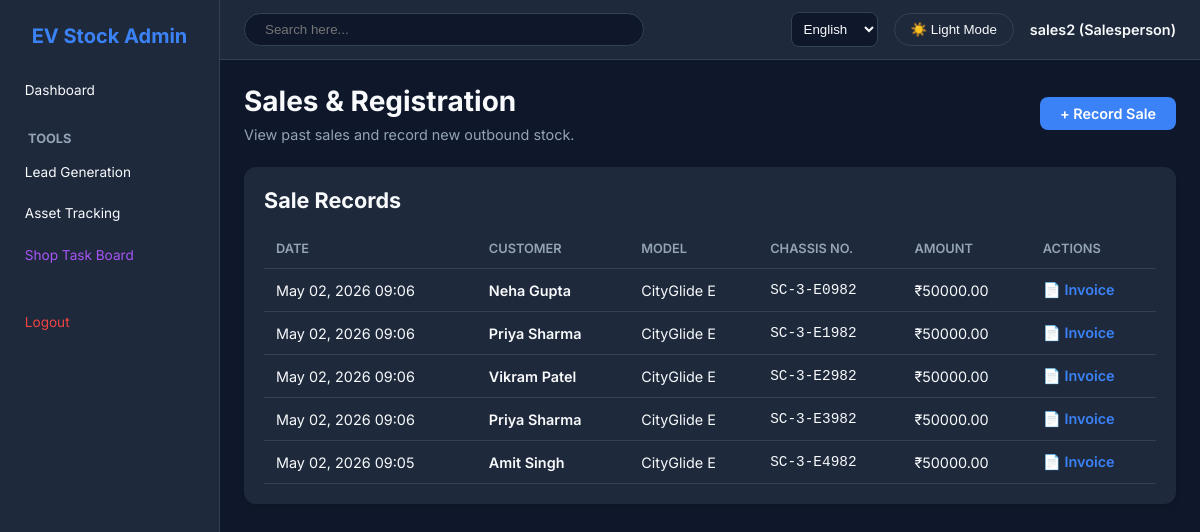
The app's page /sales/ (signed in) with its own data.
### core/models.py (models this page shows, shortened)
class User(AbstractUser):
    ROLE_CHOICES = (
        ('ADMIN', 'Admin'),
        ('SALES', 'Salesperson'),
        ('CUSTOMER', 'Customer'),
    )
    role = models.CharField(max_length=10, choices=ROLE_CHOICES, default='SALES')
    phone_number = models.CharField(max_length=20, blank=True, null=True)
    aadhar_number = models.CharField(max_length=20, blank=True, null=True)
    pan_number = models.CharField(max_length=20, blank=True, null=True)
    aadhar_front_photo = models.ImageField(upload_to='customers/aadhar/', blank=True, null=True)
    aadhar_back_photo = models.ImageField(upload_to='customers/aadhar/', blank=True, null=True)
    pan_photo = models.ImageField(upload_to='customers/pan/', blank=True, null=True)
    misc = models.JSONField(default=dict, blank=True, null=True)

### sales/models.py (models this page shows, shortened)
class SaleRecord(models.Model):
    scooter_model = models.ForeignKey(ScooterModel, on_delete=models.PROTECT)
    chassis_number = models.ForeignKey(StockItem, on_delete=models.PROTECT, related_name='sale_as_scooter', limit_choices_to={'item_type': 'SCOOTER'})
    motor_number = models.CharField(max_length=100) # Often motor number is tracked alongside chassis
    charger = models.ForeignKey(StockItem, on_delete=models.PROTECT, related_name='sale_as_charger', limit_choices_to={'item_type': 'CHARGER'})
    customer = models.ForeignKey('core.User', on_delete=models.SET_NULL, null=True, blank=True, related_name='sales')
    sale_date = models.DateTimeField(auto_now_add=True)
    financer = models.CharField(max_length=100, blank=True, null=True)
    gst_number = models.CharField(max_length=50, blank=True, null=True)
    taxable_amount = models.DecimalField(max_digits=12, decimal_places=2)
    total_amount = models.DecimalField(max_digits=12, decimal_places=2)
    misc = models.JSONField(default=dict, blank=True, null=True)

### inventory/models.py (models this page shows, shortened)
class ScooterModel(models.Model):
    name = models.CharField(max_length=100)
    range_km = models.IntegerField()
    watts = models.IntegerField()
    charging_time = models.FloatField()
    last_price = models.DecimalField(max_digits=10, decimal_places=2)
    battery_lithium_60w_range = models.IntegerField(null=True, blank=True, help_text="Range with 60W Lithium Battery")
    battery_lithium_72w_range = models.IntegerField(null=True, blank=True, help_text="Range with 72W Lithium Battery")
    battery_lead_60w_range = models.IntegerField(null=True, blank=True, help_text="Range with 60W Lead Battery")
    battery_lead_72w_range = models.IntegerField(null=True, blank=True, help_text="Range with 72W Lead Battery")
    misc = models.JSONField(default=dict, blank=True, null=True)

class StockItem(models.Model):
    TYPE_CHOICES = (
        ('SCOOTER', 'Electric Scooter'),
        ('BATTERY', 'Battery'),
        ('CHARGER', 'Battery Charger'),
        ('SPARE', 'Spare Part'),
    )
    STATUS_CHOICES = (
        ('AVAILABLE', 'Available'),
        ('SOLD', 'Sold'),
        ('DEFECTIVE', 'Defective'),
    )
    BATTERY_TYPE_CHOICES = (
        ('LITHIUM', 'Lithium Battery'),
        ('LEAD', 'Lead Battery'),
    )
    WATTAGE_CHOICES = (
        ('60W', '60 Watt'),
        ('72W', '72 Watt'),
    )
    item_type = models.CharField(max_length=20, choices=TYPE_CHOICES)
    scooter_model = models.ForeignKey(ScooterModel, on_delete=models.SET_NULL, null=True, blank=True)
    name = models.CharField(max_length=100) # Could be spare part name
    serial_number = models.CharField(max_length=100, unique=True)
    status = models.CharField(max_length=20, choices=STATUS_CHOICES, default='AVAILABLE')
    purchase_date = models.DateField(auto_now_add=True)
    supplier_details = models.TextField(blank=True, null=True)
    battery_type = models.CharField(max_length=20, choices=BATTERY_TYPE_CHOICES, null=True, blank=True)
    wattage = models.CharField(max_length=20, choices=WATTAGE_CHOICES, null=True, blank=True)
    misc = models.JSONField(default=dict, blank=True, null=True)

### sales/views.py (the view)
# urls.py: path('', views.sales_list, name='sales_list'),
@login_required
def sales_list(request):
    sales = SaleRecord.objects.all().order_by('-sale_date')
    return render(request, 'sales/list.html', {'sales': sales})

### templates/sales/list.html (shortened to what this page needs)
{% extends 'base.html' %}
{% block content %}
<div class="header">
    <div>
        <h1>Sales & Registration</h1>
        <p style="color: var(--text-muted); margin-top: 0.5rem;">View past sales and record new outbound stock.</p>
    </div>
    <a href="{% url 'add_sale' %}" class="btn">+ Record Sale</a>
</div>
<div class="card">
    <div class="header" style="margin-bottom: 1rem;">
        <h2>Sale Records</h2>
    </div>
    <table>
        <thead>
            <tr>
                <th>Date</th>
                <th>Customer</th>
                <th>Model</th>
                <th>Chassis No.</th>
                <th>Amount</th>
                <th>Actions</th>
            </tr>
        </thead>
        <tbody>
            {% for sale in sales %}
            <tr>
                <td>{{ sale.sale_date|date:"M d, Y H:i" }}</td>
                <td style="font-weight: 600;">{{ sale.customer.get_full_name }}</td>
                <td>{{ sale.scooter_model.name }}</td>
                <td style="font-family: monospace;">{{ sale.chassis_number.serial_number }}</td>
                <td>₹{{ sale.total_amount }}</td>
                <td><a href="{% url 'invoice_view' sale.id %}" target="_blank" style="color: var(--primary); text-decoration: none; font-weight: 600;">📄 Invoice</a></td>
            </tr>
            {% empty %}
            <tr>
                <td colspan="6" style="text-align: center; padding: 2rem; color: var(--text-muted)">
                    No sales recorded yet.
                </td>
            </tr>
            {% endfor %}
        </tbody>
    </table>
</div>
{% endblock %}

### templates/base.html (shortened to what this page needs)
{% load i18n %}
<!DOCTYPE html>
<html lang="en" data-theme="dark">
<head>
</head>
<body>
    {% if request.user.is_authenticated %}
    <div class="sidebar">
        <h2>EV Stock Admin</h2>
        <a href="{% url 'dashboard' %}">{% trans "Dashboard" %}</a>
        <h4 style="margin: 1.5rem 0 0.5rem 1rem; color: var(--text-muted); font-size: 0.8rem; text-transform: uppercase;">{% trans "Tools" %}</h4>
        <a href="{% url 'leads_list' %}">{% trans "Lead Generation" %}</a>
        <a href="{% url 'search_asset' %}">{% trans "Asset Tracking" %}</a>
        <a href="{% url 'board_view' %}" style="color: #a855f7;">{% trans "Shop Task Board" %}</a>
        <div style="margin-top: 2rem">
            <a href="{% url 'logout' %}" style="color: var(--danger)">{% trans "Logout" %}</a>
        </div>
    </div>
    {% endif %}
    <div class="main-content">
        <div class="top-navbar">
            <form action="{% url 'global_search' %}" method="get" style="flex: 1; display: flex; max-width: 400px; margin-right: auto;">
                <input type="text" name="q" placeholder="Search here..." required style="width: 100%; padding: 0.5rem 1.25rem; border-radius: 20px; border: 1px solid var(--border-color); background: var(--bg-color); color: var(--text-color);">
            </form>
            <form action="{% url 'set_language' %}" method="post">{% csrf_token %}
                <select name="language" onchange="this.form.submit()" class="language-dropdown">
                    {% get_current_language as LANGUAGE_CODE %}
                    {% get_available_languages as LANGUAGES %}
                    {% for lang in LANGUAGES %}
                        <option value="{{ lang.0 }}" {% if lang.0 == LANGUAGE_CODE %}selected{% endif %}>
                            {{ lang.1 }}
                        </option>
                    {% endfor %}
                </select>
            </form>
            <button class="theme-toggle" id="theme-btn">🌙 Dark Mode</button>
            <span style="font-weight: 600;">{{ request.user.username }} ({{ request.user.get_role_display }})</span>
        </div>
        <div class="content-area">
            {% block content %}{% endblock %}
        </div>
    </div>
</body>
</html>

### templates/base.html (style rules this page uses)
:root { --bg-color: #f1f5f9; --card-bg: #ffffff; --text-color: #0f172a; --text-muted: #64748b; --primary: #3b82f6; --primary-hover: #2563eb; --success: #10b981; --danger: #ef4444; --border-color: #e2e8f0; --radius: 12px; }
[data-theme="dark"] { --bg-color: #0f172a; --card-bg: #1e293b; --text-color: #f8fafc; --text-muted: #94a3b8; --border-color: #334155; }
* { box-sizing: border-box; margin: 0; padding: 0; }
body { font-family: 'Inter', sans-serif; font-size: 0.9rem; background-color: var(--bg-color); color: var(--text-color); display: flex; min-height: 100vh; transition: background-color 0.3s, color 0.3s; }
.sidebar { width: 220px; background: var(--card-bg); padding: 1.5rem 0.75rem; border-right: 1px solid var(--border-color); transition: background-color 0.3s, border-color 0.3s; }
.sidebar h2 { margin-bottom: 1.5rem; color: var(--primary); font-weight: 700; text-align: center; font-size: 1.25rem; }
.sidebar a { display: block; color: var(--text-color); text-decoration: none; padding: 0.6rem 0.8rem; border-radius: var(--radius); margin-bottom: 0.4rem; transition: background 0.2s; font-size: 0.85rem; }
.main-content { flex: 1; display: flex; flex-direction: column; overflow-y: auto; }
.top-navbar { padding: 0.75rem 1.5rem; display: flex; justify-content: flex-end; align-items: center; gap: 1rem; border-bottom: 1px solid var(--border-color); background: var(--card-bg); }
.content-area { padding: 1.5rem; }
.card { background: var(--card-bg); border-radius: var(--radius); padding: 1.25rem; box-shadow: 0 4px 6px -1px rgb(0 0 0 / 0.1); margin-bottom: 1.25rem; }
.btn { background: var(--primary); color: white; border: none; padding: 0.5rem 1.25rem; border-radius: 8px; cursor: pointer; font-weight: 600; transition: background 0.2s; text-decoration: none; display: inline-block; }
.header { display: flex; justify-content: space-between; align-items: center; margin-bottom: 1.5rem; }
.header h1 { font-size: 1.75rem; }
table { width: 100%; border-collapse: collapse; margin-top: 0.75rem; }
th, td { padding: 0.75rem; text-align: left; border-bottom: 1px solid var(--border-color); }
th { color: var(--text-muted); font-weight: 600; text-transform: uppercase; font-size: 0.8rem; }
input, select, textarea { background: var(--bg-color); color: var(--text-color); border: 1px solid var(--border-color); }
.theme-toggle { background: transparent; border: 1px solid var(--border-color); color: var(--text-color); padding: 0.5rem 1rem; border-radius: 20px; cursor: pointer; }
.language-dropdown { background: var(--bg-color); color: var(--text-color); border: 1px solid var(--border-color); padding: 0.5rem; border-radius: 8px; }

### records on screen
User: user.username "sales2", user.role "Salesperson"
SaleRecord: sale_date "May 02, 2026 09:06", customer.get_full_name "Neha Gupta", scooter_model.name "CityGlide E", chassis_number.serial_number "SC-3-E0982", total_amount "50000.00"
SaleRecord: sale_date "May 02, 2026 09:06", customer.get_full_name "Priya Sharma", scooter_model.name "CityGlide E", chassis_number.serial_number "SC-3-E1982", total_amount "50000.00"
SaleRecord: sale_date "May 02, 2026 09:06", customer.get_full_name "Vikram Patel", scooter_model.name "CityGlide E", chassis_number.serial_number "SC-3-E2982", total_amount "50000.00"
SaleRecord: sale_date "May 02, 2026 09:06", customer.get_full_name "Priya Sharma", scooter_model.name "CityGlide E", chassis_number.serial_number "SC-3-E3982", total_amount "50000.00"
SaleRecord: sale_date "May 02, 2026 09:05", customer.get_full_name "Amit Singh", scooter_model.name "CityGlide E", chassis_number.serial_number "SC-3-E4982", total_amount "50000.00"

### other values on screen
form field language "English"
